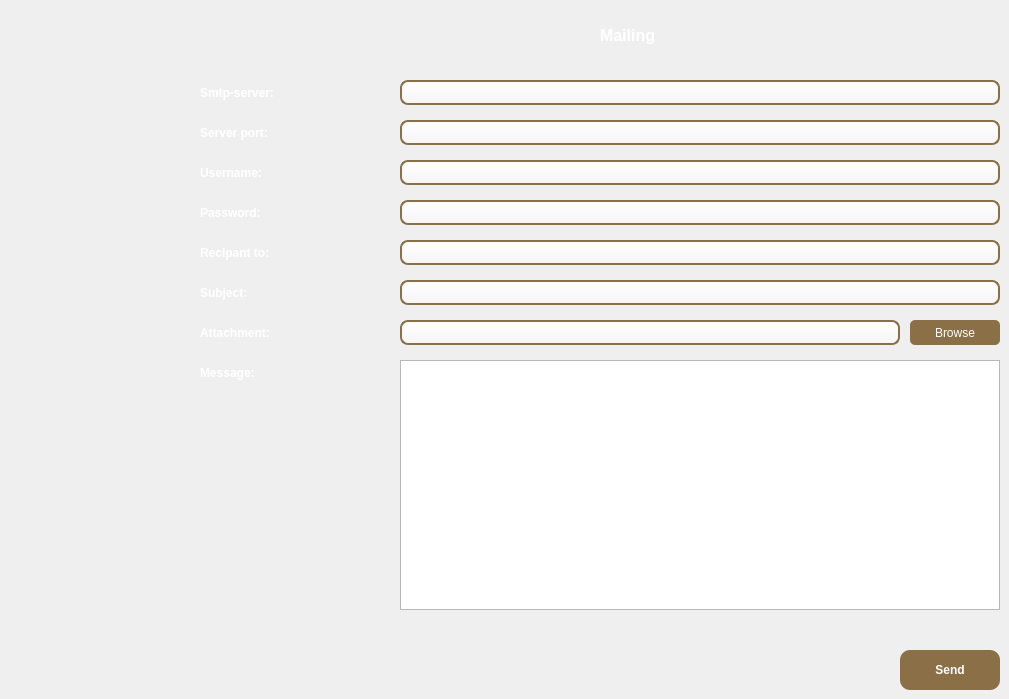
        <widget class="QWidget" name="tab_mail">
         <property name="styleSheet">
          <string notr="true">
           QLineEdit {
            background: qlineargradient(x1:0, y1:0, x2:0, y2:1, stop:0 #FFFFFF, stop:1 #F5F5F5);
            border: 2px solid #8B6F47;
            border-radius: 8px;
            padding: 3px 12px;
            font-size: 14px;
            color: #333;
            selection-background-color: #8B6F47;
            selection-color: white;
        }
        QLineEdit:hover {
            border: 2px solid #A0825A;
            background: qlineargradient(x1:0, y1:0, x2:0, y2:1, stop:0 #FFFFFF, stop:1 #FAFAFA);
        }
        QLineEdit:focus {
            border: 2px solid #8B4513; 
            background: #FFFAF0;
        }
     </string>
         </property>
         <attribute name="title">
          <string>Send Email</string>
         </attribute>
         <widget class="QLabel" name="label_mail_title">
          <property name="geometry">
           <rect>
            <x>600</x>
            <y>20</y>
            <width>200</width>
            <height>30</height>
           </rect>
          </property>
          <property name="styleSheet">
           <string notr="true">font-size: 16px; font-weight: bold; color: white;</string>
          </property>
          <property name="text">
           <string>Mailing</string>
          </property>
         </widget>
         <widget class="QLabel" name="l_smtp">
          <property name="geometry">
           <rect>
            <x>200</x>
            <y>80</y>
            <width>150</width>
            <height>25</height>
           </rect>
          </property>
          <property name="styleSheet">
           <string notr="true">color: white; font-weight: bold;</string>
          </property>
          <property name="text">
           <string>Smtp-server:</string>
          </property>
         </widget>
         <widget class="QLineEdit" name="le_smtp">
          <property name="geometry">
           <rect>
            <x>400</x>
            <y>80</y>
            <width>600</width>
            <height>25</height>
           </rect>
          </property>
          <property name="styleSheet">
           <string notr="true"/>
          </property>
         </widget>
         <widget class="QLabel" name="l_port">
          <property name="geometry">
           <rect>
            <x>200</x>
            <y>120</y>
            <width>150</width>
            <height>25</height>
           </rect>
          </property>
          <property name="styleSheet">
           <string notr="true">color: white; font-weight: bold;</string>
          </property>
          <property name="text">
           <string>Server port:</string>
          </property>
         </widget>
         <widget class="QLineEdit" name="le_port">
          <property name="geometry">
           <rect>
            <x>400</x>
            <y>120</y>
            <width>600</width>
            <height>25</height>
           </rect>
          </property>
          <property name="styleSheet">
           <string notr="true"/>
          </property>
         </widget>
         <widget class="QLabel" name="l_user">
          <property name="geometry">
           <rect>
            <x>200</x>
            <y>160</y>
            <width>150</width>
            <height>25</height>
           </rect>
          </property>
          <property name="styleSheet">
           <string notr="true">color: white; font-weight: bold;</string>
          </property>
          <property name="text">
           <string>Username:</string>
          </property>
         </widget>
         <widget class="QLineEdit" name="le_user">
          <property name="geometry">
           <rect>
            <x>400</x>
            <y>160</y>
            <width>600</width>
            <height>25</height>
           </rect>
          </property>
          <property name="styleSheet">
           <string notr="true"/>
          </property>
         </widget>
         <widget class="QLabel" name="l_pass">
          <property name="geometry">
           <rect>
            <x>200</x>
            <y>200</y>
            <width>150</width>
            <height>25</height>
           </rect>
          </property>
          <property name="styleSheet">
           <string notr="true">color: white; font-weight: bold;</string>
          </property>
          <property name="text">
           <string>Password:</string>
          </property>
         </widget>
         <widget class="QLineEdit" name="le_pass">
          <property name="geometry">
           <rect>
            <x>400</x>
            <y>200</y>
            <width>600</width>
            <height>25</height>
           </rect>
          </property>
          <property name="styleSheet">
           <string notr="true"/>
          </property>
          <property name="echoMode">
           <enum>QLineEdit::EchoMode::Password</enum>
          </property>
         </widget>
         <widget class="QLabel" name="l_to">
          <property name="geometry">
           <rect>
            <x>200</x>
            <y>240</y>
            <width>150</width>
            <height>25</height>
           </rect>
          </property>
          <property name="styleSheet">
           <string notr="true">color: white; font-weight: bold;</string>
          </property>
          <property name="text">
           <string>Recipant to:</string>
          </property>
         </widget>
         <widget class="QLineEdit" name="le_to">
          <property name="geometry">
           <rect>
            <x>400</x>
            <y>240</y>
            <width>600</width>
            <height>25</height>
           </rect>
          </property>
          <property name="styleSheet">
           <string notr="true"/>
          </property>
         </widget>
         <widget class="QLabel" name="l_subj">
          <property name="geometry">
           <rect>
            <x>200</x>
            <y>280</y>
            <width>150</width>
            <height>25</height>
           </rect>
          </property>
          <property name="styleSheet">
           <string notr="true">color: white; font-weight: bold;</string>
          </property>
          <property name="text">
           <string>Subject:</string>
          </property>
         </widget>
         <widget class="QLineEdit" name="le_subject">
          <property name="geometry">
           <rect>
            <x>400</x>
            <y>280</y>
            <width>600</width>
            <height>25</height>
           </rect>
          </property>
          <property name="styleSheet">
           <string notr="true"/>
          </property>
         </widget>
         <widget class="QLabel" name="l_att">
          <property name="geometry">
           <rect>
            <x>200</x>
            <y>320</y>
            <width>150</width>
            <height>25</height>
           </rect>
          </property>
          <property name="styleSheet">
           <string notr="true">color: white; font-weight: bold;</string>
          </property>
          <property name="text">
           <string>Attachment:</string>
          </property>
         </widget>
         <widget class="QLineEdit" name="le_attachment">
          <property name="geometry">
           <rect>
            <x>400</x>
            <y>320</y>
            <width>500</width>
            <height>25</height>
           </rect>
          </property>
          <property name="styleSheet">
           <string notr="true"/>
          </property>
         </widget>
         <widget class="QPushButton" name="btn_browse">
          <property name="geometry">
           <rect>
            <x>910</x>
            <y>320</y>
            <width>90</width>
            <height>25</height>
           </rect>
          </property>
          <property name="styleSheet">
           <string notr="true">QPushButton { background-color: #8B6F47; border-radius: 5px; color: white; } QPushButton:hover { background-color: #FFF; border: 2px solid #8B6F47; color: #8B6F47; }</string>
          </property>
          <property name="text">
           <string>Browse</string>
          </property>
         </widget>
         <widget class="QLabel" name="l_msg">
          <property name="geometry">
           <rect>
            <x>200</x>
            <y>360</y>
            <width>150</width>
            <height>25</height>
           </rect>
          </property>
          <property name="styleSheet">
           <string notr="true">color: white; font-weight: bold;</string>
          </property>
          <property name="text">
           <string>Message:</string>
          </property>
         </widget>
         <widget class="QTextEdit" name="te_message">
          <property name="geometry">
           <rect>
            <x>400</x>
            <y>360</y>
            <width>600</width>
            <height>250</height>
           </rect>
          </property>
          <property name="styleSheet">
           <string notr="true"/>
          </property>
         </widget>
         <widget class="QPushButton" name="btn_send">
          <property name="geometry">
           <rect>
            <x>900</x>
            <y>650</y>
            <width>100</width>
            <height>40</height>
           </rect>
          </property>
          <property name="styleSheet">
           <string notr="true">QPushButton { background-color: #8B6F47; border-radius: 10px; color: white; font-weight: bold; } QPushButton:hover { background-color: #FFF; border: 2px solid #8B6F47; color: #8B6F47; }</string>
          </property>
          <property name="text">
           <string>Send</string>
          </property>
         </widget>
        </widget>
